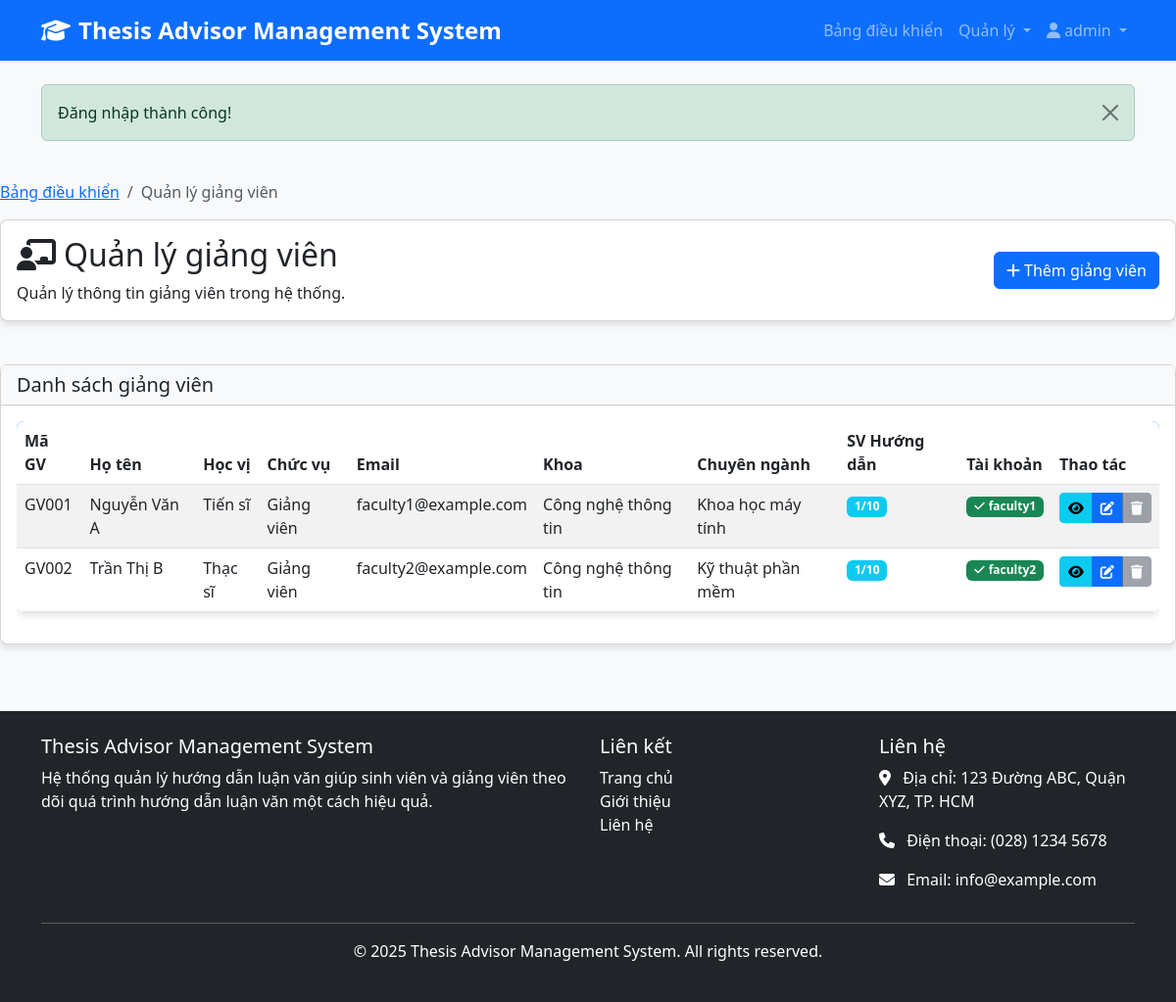
/admin/lecturers.php (signed in), run on the app's committed database.
### tables this page shows
CREATE TABLE GiangVien (
    GiangVienID INT AUTO_INCREMENT PRIMARY KEY,
    UserID INT,
    MaGV VARCHAR(20) NOT NULL UNIQUE,
    HoTen VARCHAR(100) NOT NULL,
    HocVi VARCHAR(50),
    ChucVu VARCHAR(100),
    Email VARCHAR(100) NOT NULL,
    SoDienThoai VARCHAR(15),
    Khoa VARCHAR(100),
    ChuyenNganh VARCHAR(100),
    SoLuongSinhVienToiDa INT DEFAULT 10,
    FOREIGN KEY (UserID) REFERENCES Users(UserID) ON DELETE SET NULL
);

CREATE TABLE Users (
    UserID INT AUTO_INCREMENT PRIMARY KEY,
    Username VARCHAR(50) NOT NULL UNIQUE,
    Password VARCHAR(255) NOT NULL,
    Email VARCHAR(100) NOT NULL UNIQUE,
    Role ENUM('student', 'faculty', 'admin') NOT NULL,
    CreatedAt TIMESTAMP DEFAULT CURRENT_TIMESTAMP,
    UpdatedAt TIMESTAMP DEFAULT CURRENT_TIMESTAMP ON UPDATE CURRENT_TIMESTAMP
);

### admin/lecturers.php (the view, shortened to what this page needs)
<?php
require_once '../includes/functions.php';
$conn = getDBConnection();
$stmt = $conn->query("
    SELECT gv.*, u.Username, u.Email as UserEmail,
    (SELECT COUNT(*) FROM SinhVienGiangVienHuongDan WHERE GiangVienID = gv.GiangVienID) as SoSinhVienHuongDan
    FROM GiangVien gv
    LEFT JOIN Users u ON gv.UserID = u.UserID
    ORDER BY gv.HoTen
");
$lecturers = $stmt->fetchAll(PDO::FETCH_ASSOC);
include '../includes/header.php';
?>
<div class="row mb-4">
    <div class="col-md-12">
        <nav aria-label="breadcrumb">
            <ol class="breadcrumb">
                <li class="breadcrumb-item"><a href="../dashboard.php">Bảng điều khiển</a></li>
                <li class="breadcrumb-item active" aria-current="page">Quản lý giảng viên</li>
            </ol>
        </nav>
        <div class="card">
            <div class="card-body d-flex justify-content-between align-items-center">
                <div>
                    <h2 class="card-title">
                        <i class="fas fa-chalkboard-teacher me-2"></i>Quản lý giảng viên
                    </h2>
                    <p class="card-text">Quản lý thông tin giảng viên trong hệ thống.</p>
                </div>
                <div>
                    <a href="add-lecturer.php" class="btn btn-primary">
                        <i class="fas fa-plus me-1"></i>Thêm giảng viên
                    </a>
                </div>
            </div>
        </div>
    </div>
</div>
<div class="row">
    <div class="col-md-12">
        <div class="card">
            <div class="card-header">
                <h5 class="card-title mb-0">Danh sách giảng viên</h5>
            </div>
            <div class="card-body">
                <div class="table-responsive">
                    <table class="table table-striped data-table">
                        <thead>
                            <tr>
                                <th>Mã GV</th>
                                <th>Họ tên</th>
                                <th>Học vị</th>
                                <th>Chức vụ</th>
                                <th>Email</th>
                                <th>Khoa</th>
                                <th>Chuyên ngành</th>
                                <th>SV Hướng dẫn</th>
                                <th>Tài khoản</th>
                                <th>Thao tác</th>
                            </tr>
                        </thead>
                        <tbody>
                            <?php foreach ($lecturers as $lecturer): ?>
                                <tr>
                                    <td><?php echo htmlspecialchars($lecturer['MaGV']); ?></td>
                                    <td><?php echo htmlspecialchars($lecturer['HoTen']); ?></td>
                                    <td><?php echo htmlspecialchars($lecturer['HocVi']); ?></td>
                                    <td><?php echo htmlspecialchars($lecturer['ChucVu']); ?></td>
                                    <td><?php echo htmlspecialchars($lecturer['Email']); ?></td>
                                    <td><?php echo htmlspecialchars($lecturer['Khoa']); ?></td>
                                    <td><?php echo htmlspecialchars($lecturer['ChuyenNganh']); ?></td>
                                    <td>
                                        <span class="badge bg-info">
                                            <?php echo $lecturer['SoSinhVienHuongDan']; ?>/<?php echo $lecturer['SoLuongSinhVienToiDa']; ?>
                                        </span>
                                    </td>
                                    <td>
                                        <?php if ($lecturer['UserID']): ?>
                                            <span class="badge bg-success">
                                                <i class="fas fa-check me-1"></i><?php echo $lecturer['Username']; ?>
                                            </span>
                                        <?php else: ?>
                                            <span class="badge bg-warning">
                                                <i class="fas fa-times me-1"></i>Chưa có
                                            </span>
                                        <?php endif; ?>
                                    </td>
                                    <td>
                                        <div class="btn-group" role="group">
                                            <a href="view-lecturer.php?id=<?php echo $lecturer['GiangVienID']; ?>" class="btn btn-sm btn-info" data-bs-toggle="tooltip" title="Xem chi tiết">
                                                <i class="fas fa-eye"></i>
                                            </a>
                                            <a href="edit-lecturer.php?id=<?php echo $lecturer['GiangVienID']; ?>" class="btn btn-sm btn-primary" data-bs-toggle="tooltip" title="Chỉnh sửa">
                                                <i class="fas fa-edit"></i>
                                            </a>
                                            <?php if ($lecturer['SoSinhVienHuongDan'] == 0): ?>
                                                <a href="#" class="btn btn-sm btn-danger btn-delete" data-id="<?php echo $lecturer['GiangVienID']; ?>" data-bs-toggle="tooltip" title="Xóa">
                                                    <i class="fas fa-trash"></i>
                                                </a>
                                            <?php else: ?>
                                                <button class="btn btn-sm btn-secondary" disabled data-bs-toggle="tooltip" title="Không thể xóa vì đang có sinh viên được phân công">
                                                    <i class="fas fa-trash"></i>
                                                </button>
                                            <?php endif; ?>
                                        </div>
                                    </td>
                                </tr>
                            <?php endforeach; ?>
                        </tbody>
                    </table>
                </div>
            </div>
        </div>
    </div>
</div>
<?php include '../includes/footer.php'; ?>

### assets/css/style.css (style rules this page uses)
body { font-family: 'Segoe UI', Tahoma, Geneva, Verdana, sans-serif; background-color: #f8f9fa; color: #333; }
.card { border-radius: 8px; box-shadow: 0 4px 6px rgba(0, 0, 0, 0.1); margin-bottom: 20px; transition: transform 0.3s ease; }
.card-header { font-weight: bold; background-color: #f8f9fa; }
.btn-primary { background-color: #0d6efd; border-color: #0d6efd; }
.table { background-color: #fff; border-radius: 8px; overflow: hidden; box-shadow: 0 4px 6px rgba(0, 0, 0, 0.1); }
.table thead { background-color: #0d6efd; color: #fff; }

### data on the page
giangvien: MaGV "GV001", HoTen "Nguyễn Văn A", HocVi "Tiến sĩ", ChucVu "Giảng viên", Email "faculty1@example.com", Khoa "Công nghệ thông tin", ChuyenNganh "Khoa học máy tính", SoSinhVienHuongDan "1", SoLuongSinhVienToiDa "10", UserID.Username "faculty1"
giangvien: MaGV "GV002", HoTen "Trần Thị B", HocVi "Thạc sĩ", ChucVu "Giảng viên", Email "faculty2@example.com", Khoa "Công nghệ thông tin", ChuyenNganh "Kỹ thuật phần mềm", SoSinhVienHuongDan "1", SoLuongSinhVienToiDa "10", UserID.Username "faculty2"

### other printed values
APP_NAME "Thesis Advisor Management System"
$_SESSION['username'] "admin"
$message "Đăng nhập thành công!"
